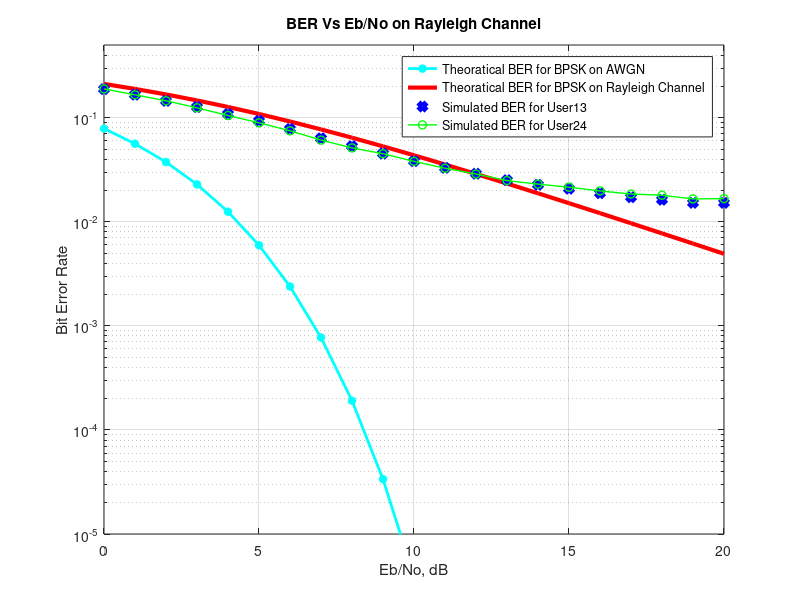

The MATLAB script that drew this image:
%ref:https://in.mathworks.com/matlabcentral/fileexchange/23498-mc-cdma
close all;
clear all;
alpha = 0.5;
users=2;            % Number of Users

%------------------Generation of Walsh code--------------------------------
n =4;                               %Number of  Data Sub-Carriers
walsh=hadamard(n);              
code1=walsh(2,:);                   %Taking 2nd row of walsh code for User1
code2=walsh(4,:);                   %Taking 3rd row of walsh code for User2

%------------------Generating data for User1-------------------------------
N=10^4;                             % Number of Bits for  data_user1
data_user1= rand(1,N)>0.5;          % Generation of data for user1
data_user1bpsk = (2*data_user1-1);  % BPSK modulation 0 -> -1; 1 -> 0 

%------------------Spreading & IFFT for User1------------------------------
data_user11=data_user1bpsk';
spdata1_user1=data_user11*code1;    % Spreading 
spdata12=(spdata1_user1)';
ifftdata_user1=ifft(spdata12);      % Taking the IFFT
ifftdata12=ifftdata_user1';

%------------------Append Cyclic Prefix1 for User1-------------------------
y1=[ifftdata12(:,[(n-2):n]) ifftdata12];
transdata1=y1';
tx_user1=transdata1;                % Transmitting data for user1

%------------------Generating data for User2-------------------------------
M=10^4;                             % Number of Bits for  data_user2
data_user2 = rand(1,M)>0.5;          % Generation of data for user2
data_user2bpsk = (2*data_user2-1);  % BPSK modulation 0 -> -1; 1 -> 0 

%-----------------Spreading & IFFT for User2-------------------------------
data_user21=data_user2bpsk';
spdata2=data_user21*code2;          % Spreading 
spdata22=(spdata2)';
ifftdata_user2=ifft(spdata22);      % Taking the IFFT
ifftdata22=ifftdata_user2';

%-----------------Append Cyclic Prefix1 for User2--------------------------
y2=[ifftdata22(:,[(n-2):n]) ifftdata22];
transdata2=y2';
tx_user2=transdata2;                % Transmitting data for user2

%----------------------Adding data for Transmission of each User------------

%----------------------Creating Rayleigh Channel user1---------------------------
Taps=4;                                         % Number of Taps
p1=0.5/2.3;                                     % Power of Tap1
p2=0.9/2.3;                                     % Power of Tap2
p3=0.7/2.3;                                     % Power of Tap3
p4=0.2/2.3;
gain1=sqrt(p1/2)*[randn(1,N) + j*randn(1,N)];   % Gain for Tap1
gain2=sqrt(p2/2)*[randn(1,N) + j*randn(1,N)];   % Gain for Tap2
gain3=sqrt(p3/2)*[randn(1,N) + j*randn(1,N)];   % Gain for Tap3
gain4=sqrt(p4/2)*[randn(1,N) + j*randn(1,N)];   % Gain for Tap4
x11=tx_user1(:);
x12=reshape(x11,1,length(x11));
i=1:length(x12);        
delay1=1; 
for i=delay1+1:length(x12) % Producing one sample delay in Tap2 w.r.t. Tap1
   x13(i)=tx_user1(i-delay1);
end
delay2=2;
for i=delay2+1:length(x12) % Producing two sample delay in Tap2 w.r.t. Tap1
   x14(i)=tx_user1(i-delay2);
end
delay3=3;
for i=delay3+1:length(x12) % Producing three sample delay in Tap2 w.r.t. Tap1
   x15(i)=tx_user1(i-delay3);
end
x1=reshape(x13,(n+3),length(x13)/(n+3));
x2=reshape(x14,(n+3),length(x14)/(n+3));
x3=reshape(x15,(n+3),length(x15)/(n+3));
ch1=repmat(gain1,(n+3),1);     
ch2=repmat(gain2,(n+3),1);
ch3=repmat(gain3,(n+3),1);
ch4=repmat(gain4,(n+3),1);
data_channel1=sqrt(alpha)*(tx_user1.*ch1+x1.*ch2+x2.*ch3+x3.*ch4);  % Passing data through channel 

%----------------------Creating Rayleigh Channel user 2---------------------------

gain1s=sqrt(p1/2)*[randn(1,N) + j*randn(1,N)];   % Gain for Tap1
gain2s=sqrt(p2/2)*[randn(1,N) + j*randn(1,N)];   % Gain for Tap2
gain3s=sqrt(p3/2)*[randn(1,N) + j*randn(1,N)];   % Gain for Tap3
gain4s=sqrt(p4/2)*[randn(1,N) + j*randn(1,N)];   % Gain for Tap4
s11=tx_user2(:);
s12=reshape(s11,1,length(s11));
i=1:length(s12);        
delay1=1; 
for i=delay1+1:length(s12) % Producing one sample delay in Tap2 w.r.t. Tap1
   s13(i)=tx_user2(i-delay1);
end
delay2=2;
for i=delay2+1:length(s12) % Producing two sample delay in Tap2 w.r.t. Tap1
   s14(i)=tx_user2(i-delay2);
end
delay3=3;
for i=delay3+1:length(s12) % Producing three sample delay in Tap2 w.r.t. Tap1
   s15(i)=tx_user2(i-delay3);
end

s1=reshape(s13,(n+3),length(s13)/(n+3));
s2=reshape(s14,(n+3),length(s14)/(n+3));
s3=reshape(s15,(n+3),length(s15)/(n+3));
ch1s=repmat(gain1s,(n+3),1);     
ch2s=repmat(gain2s,(n+3),1);
ch3s=repmat(gain3s,(n+3),1);
ch4s=repmat(gain4s,(n+3),1);
data_channel2=sqrt(1-alpha)*(tx_user2.*ch1s+s1.*ch2s+s2.*ch3s+s3.*ch4s);  % Passing data through channel 

data_channel=data_channel1+data_channel2;

%------------------------Addition of AWGN noise ---------------------------
data_noise1=data_channel(:);
data_noise2=reshape(data_noise1,1,length(data_noise1));
noise = 1/sqrt(2)*[randn(1,length(data_noise2)) + j*randn(1,length(data_noise2))]; 
snr = [0:20]; % multiple Eb/N0 values

for i = 1:length(snr)
y = data_noise2 + (sqrt(1)*10^(-snr(i)/20))*noise; %Addition of Noise
 
%--------------------------Receiver ---------------------------------------
data_received = y;           %fadded data received with awgn noise

%---------------------Removing Cyclic Prefix-------------------------------
rx1=reshape(data_received,(n+3),length(data_received)/(n+3));
rx12=rx1';
rx13 = rx12(:,[(4:(n+3))]); 
rx14=rx13';

%-----------------Taking FFT ----------------------------------------------
fft_data_received =fft(rx14);

%----------------equilization of the channel-------------------------------
channel_response=fft([gain1;gain2;gain3;gain4],n);
channel_response2=fft([gain1s;gain2s;gain3s;gain4s],n);
data_equilized=fft_data_received.*conj(channel_response);
data_equilized2=fft_data_received.*conj(channel_response2);

%----------------BER of Data User1-----------------------------------------
recdata11=(data_equilized'*code1')';
recdata12=real(recdata11)>0;
errors_user1(i) = size(find([data_user1- recdata12]),2); % Errors for User1
SBer1 = errors_user1/N;                              % simulated ber user1

%----------------BER of Data User2-----------------------------------------

recdata21=(data_equilized2'*code2'/(sqrt(1-alpha)))';
x12_hat = ones(1,N);
x12_hat(recdata21<0) = -1;

y2_dash = recdata21 - sqrt(alpha)*x12_hat;
x2_hat = zeros(1,N);
x2_hat(real(y2_dash)>0) = 1;
recdata22=real(recdata21)>0;
errors_user2(i) = size(find([data_user2- recdata22]),2); %Errors for User1
SBer2 = errors_user2/M;     % simulated ber user2

end
% ------------------------Theoretical Result-------------------------------
snrlnr = 10.^(snr/10);
TBer = 0.5*erfc(sqrt(snrlnr)); % Theoretical BER for AWGN
TBerf = 0.5.*(1-sqrt(snrlnr./(snrlnr+2)));% theoretical BER fro Flat fadding

%-------------------Displaying Result--------------------------------------       
figure
semilogy(snr,TBer,'c*-','LineWidth',2);
hold on;
semilogy(snr,TBerf,'r-','LineWidth',3);
hold on;
semilogy(snr,SBer1,'bd','LineWidth',4);
hold on;
semilogy(snr,SBer2,'go-','LineWidth',1);
axis([0 20 10^-5 0.5]);
grid on
legend('Theoratical BER for BPSK on AWGN ','Theoratical BER for BPSK on Rayleigh Channel ' ,'Simulated BER for User13','Simulated BER for User24');
xlabel('Eb/No, dB');
ylabel('Bit Error Rate');
title('BER Vs Eb/No on Rayleigh Channel')
